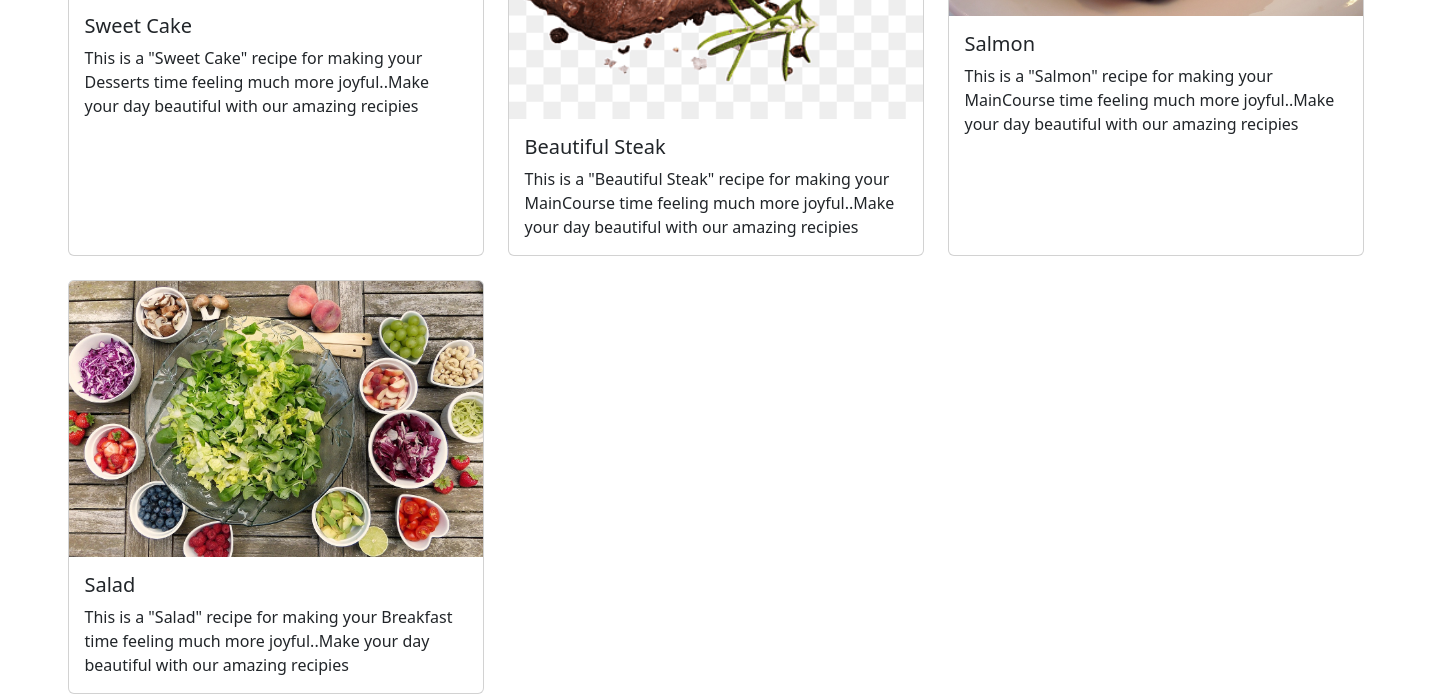
The app's page / (lower part), older data.
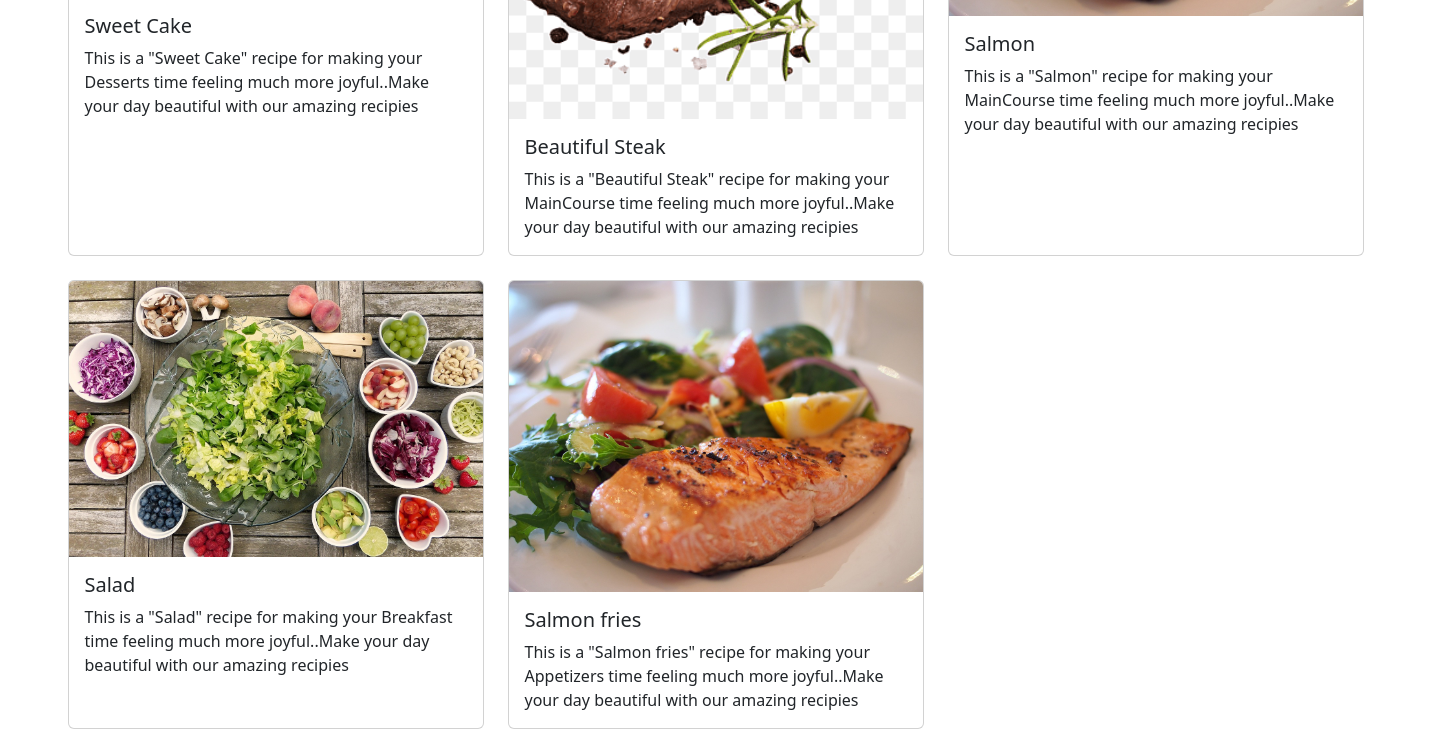
The same page, newer data.
### recipes/models.py (models this page shows, shortened)
class Recipe(models.Model):
      Category =(
        ('Appetizers', 'Appetizers'),
        ('MainCourse', 'MainCourse'),
        ('Desserts', 'Desserts'),
        ('Drinks', 'Drinks'),
        ('Breakfast', 'Breakfast'),
      )
      title = models.CharField(max_length=200)
      ingredients = models.TextField()
      instructions = models.TextField()
      image = models.ImageField(upload_to='recipes/images/')
      category = models.CharField(max_length=30, choices=Category)

### KitchenCanvas/views.py (the view)
# urls.py: path('', views.index, name='index'),
def index(request):
    recipes = Recipe.objects.all()
    return render(request, 'index.html', {'recipes': recipes})

### templates/index.html (shortened to what this page needs)
{% extends 'base.html' %}
{% load static %}
{% block content %}
<br>
<div class="container">
      <div class="row row-cols-1 row-cols-md-3 g-4">
            {% for recipe in recipes %}
            <div class="col">
                  <div class="card h-100">
                        <img src="{{ recipe.image.url }}" class="card-img-top" alt="{{ recipe.title }}">
                        <div class="card-body">
                              <h5 class="card-title">{{ recipe.title}}</h5>
                              <p class="card-text">This is a "{{recipe.title}}" recipe for making your {{recipe.category}} time feeling much more joyful..Make your day beautiful with our amazing recipies</p>
                        </div>
                  </div>
            </div>
            {% endfor %}
      </div>
</div>
{% endblock %}

### templates/base.html (shortened to what this page needs)
<!doctype html>
{% load static %}
<html lang="en">
<head>
      <link href="https://cdn.jsdelivr.net/npm/bootstrap@5.3.0-alpha1/dist/css/bootstrap.min.css" rel="stylesheet"
>
</head>
<body>
      {% block content %}{% endblock %}
</body>
</html>

Row changes from the older to the newer data that the page shows:
added Recipe: image (picture), title "Salmon fries", category "Appetizers"
